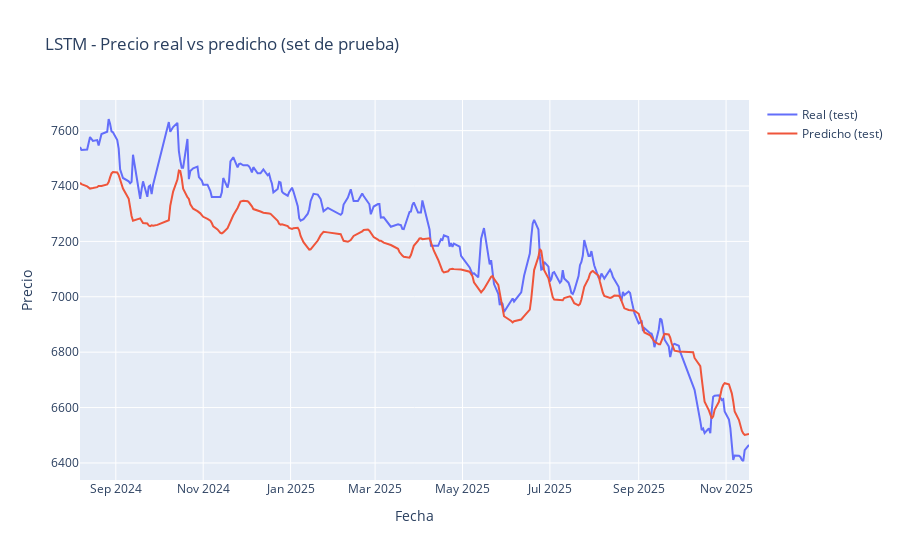
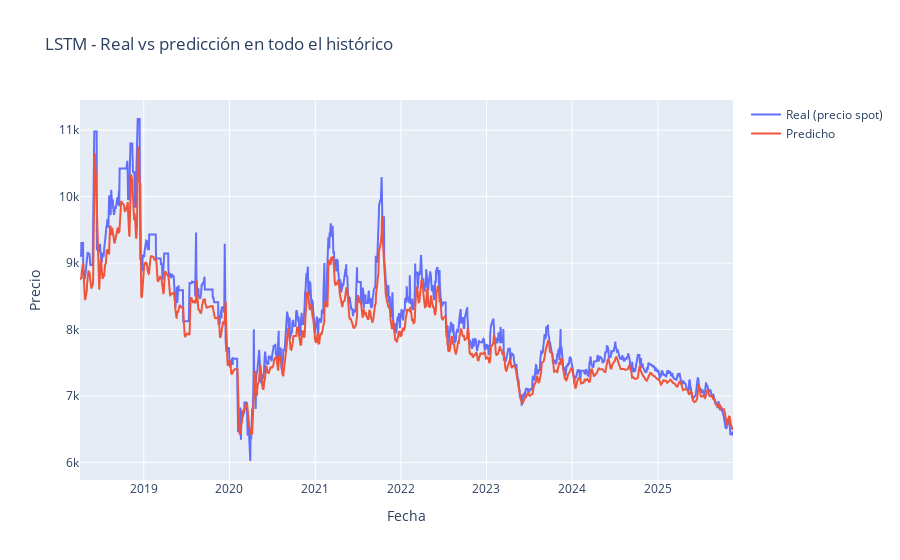
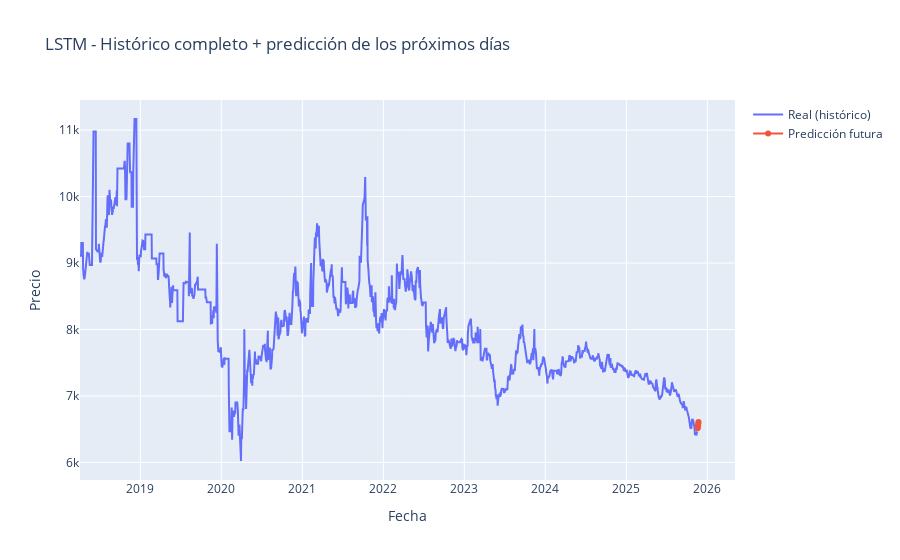

Notebook code cell kept with these figures, in order:
### Code cell
# =========================
#       GRÁFICAS
# =========================

# 1) Real vs predicho solo en test
plot_test_predictions(
    dates_test,
    y_test_inv_lstm,
    y_test_pred_inv_lstm,
    title_prefix="LSTM"
)

# 2) Real vs predicho en todo el histórico (train + val + test)
y_all_pred_scaled_lstm = lstm_model.predict(
    np.concatenate([X_train_seq, X_val_seq, X_test_seq], axis=0)
).flatten()

y_all_inv_lstm = scaler.inverse_transform(
    np.concatenate([y_train, y_val, y_test]).reshape(-1, 1)
).flatten()
y_all_pred_inv_lstm = scaler.inverse_transform(
    y_all_pred_scaled_lstm.reshape(-1, 1)
).flatten()

dates_all_full_lstm = np.concatenate([dates_train, dates_val, dates_test])

plot_full_predictions(
    dates_all_full_lstm,
    y_all_inv_lstm,
    y_all_pred_inv_lstm,
    title_prefix="LSTM"
)

# 3) Histórico completo + predicción de los próximos N_FUTURE_DAYS días
last_window_scaled_lstm = prices_scaled[-WINDOW_SIZE:]
future_scaled_lstm, future_inv_lstm = forecast_future(
    lstm_model,
    last_window_scaled_lstm,
    scaler,
    n_future=N_FUTURE_DAYS
)

last_date = df["Date"].max()
future_dates_lstm = pd.date_range(
    start=last_date + pd.Timedelta(days=1),
    periods=N_FUTURE_DAYS,
    freq="D"
)

plot_full_with_future(
    dates_all_full_lstm,
    y_all_inv_lstm,
    future_dates_lstm,
    future_inv_lstm,
    title_prefix="LSTM"
)

# Tabla de predicciones futuras (LSTM)
future_table_lstm = pd.DataFrame({
    "Fecha futura": future_dates_lstm,
    "Predicción del precio (LSTM)": future_inv_lstm
})
display(future_table_lstm)

### Figure 1 — Plotly figure (JSON) as saved in the notebook; plotly's stock layout.template omitted (floating-point values rounded to 4 significant figures; data arrays with more than 128 entries replaced by an {"elided": "..."} marker saying what was removed)
{"data": [{"mode": "lines", "name": "Real (test)", "type": "scatter", "x": {"elided": "264 str values"}, "y": {"elided": "264 float values"}}, {"mode": "lines", "name": "Predicho (test)", "type": "scatter", "x": {"elided": "264 str values"}, "y": {"elided": "264 float values"}}], "layout": {"title": {"text": "LSTM - Precio real vs predicho (set de prueba)"}, "xaxis": {"title": {"text": "Fecha"}}, "yaxis": {"title": {"text": "Precio"}}}}

### Figure 2 — Plotly figure (JSON) as saved in the notebook; plotly's stock layout.template omitted (floating-point values rounded to 4 significant figures; data arrays with more than 128 entries replaced by an {"elided": "..."} marker saying what was removed)
{"data": [{"mode": "lines", "name": "Real (precio spot)", "type": "scatter", "x": {"elided": "1757 str values"}, "y": {"elided": "1757 float values"}}, {"mode": "lines", "name": "Predicho", "type": "scatter", "x": {"elided": "1757 str values"}, "y": {"elided": "1757 float values"}}], "layout": {"title": {"text": "LSTM - Real vs predicción en todo el histórico"}, "xaxis": {"title": {"text": "Fecha"}}, "yaxis": {"title": {"text": "Precio"}}}}

### Figure 3 — Plotly figure (JSON) as saved in the notebook; plotly's stock layout.template omitted (floating-point values rounded to 4 significant figures; data arrays with more than 128 entries replaced by an {"elided": "..."} marker saying what was removed)
{"data": [{"mode": "lines", "name": "Real (histórico)", "type": "scatter", "x": {"elided": "1757 str values"}, "y": {"elided": "1757 float values"}}, {"mode": "lines+markers", "name": "Predicción futura", "type": "scatter", "x": ["2025-11-18T00:00:00", "2025-11-19T00:00:00", "2025-11-20T00:00:00", "2025-11-21T00:00:00", "2025-11-22T00:00:00"], "y": [6515.0, 6533.0, 6557.0, 6582.0, 6608.0]}], "layout": {"title": {"text": "LSTM - Histórico completo + predicción de los próximos días"}, "xaxis": {"title": {"text": "Fecha"}}, "yaxis": {"title": {"text": "Precio"}}}}
